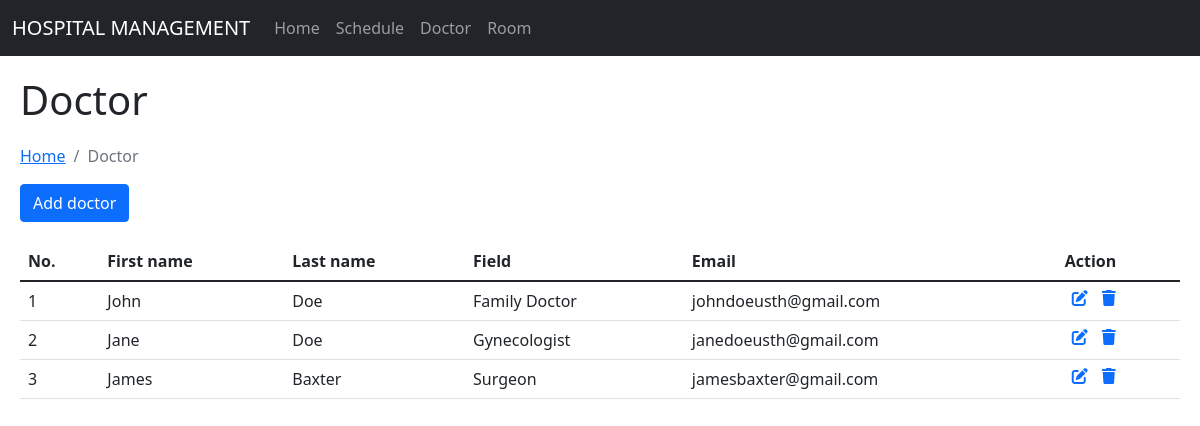
Screenshot of /main/doctor.php with the database file from the repository.
### tables this page shows
CREATE TABLE doctors(
            id          INTEGER,
            first_name  TEXT NOT NULL,
            last_name   TEXT,
            field       TEXT,  
            email       TEXT NOT NULL UNIQUE,
            PRIMARY KEY(id)
            );

### main/doctor.php (the view, shortened to what this page needs)
<?php
    include('static/config.php');
?>
<html lang="en">
<head>
    <link href="https://cdn.jsdelivr.net/npm/bootstrap@5.1.3/dist/css/bootstrap.min.css" rel="stylesheet">
    <link rel="stylesheet" href="../styles/styles.css">
</head>
<body>
    <div>
        <?php include('static/navbar.php'); ?>
    </div>
    <div class="title">
        <h1>Doctor</h1>
    </div>
    <div class="app">
        <div class="list-title margin">
            <nav aria-label="breadcrumb">
                <ol class="breadcrumb">
                    <li class="breadcrumb-item"><a href="index.php">Home</a></li>
                    <li class="breadcrumb-item active" aria-current="page">Doctor</li>
                </ol>
            </nav>
            <div class="div-button-add">
                <a href="add-doctor.php">
                    <button type="button" class="btn btn-primary">
                        Add doctor
                    </button>
                </a>
            </div>
        </div>
        <div class="list-body margin">
            <table class="table table-hover">
                <thead>
                    <tr>
                        <th>No.</th>
                        <th>First name</th>
                        <th>Last name</th>
                        <th>Field</th>
                        <th>Email</th>
                        <th>Action</th>
                    </tr>
                </thead>
                <tbody>
<?php
    $sql = mysqli_query($conn, "SELECT * FROM doctors;");
    $count = 1;
    while($row=mysqli_fetch_array($sql))
        {
?>
                    <tr>
                        <td><?php echo $count;?></td>
                        <td><?php echo $row['first_name'];?></td>
                        <td><?php echo $row['last_name'];?></td>
                        <td><?php echo $row['field'];?></td>
                        <td><?php echo $row['email'];?></td>
                        <td>
                            <div class="action-cell">
                                    <a  href="edit-doctor.php?id=<?php echo $row['id'];?>"
                                        class="icon-edit">
                                        <i class="fas fa-edit"></i>
                                    </a>
                                    <a  href="doctor.php?id=<?php echo $row['id']?>&del=delete"
                                        onClick="return confirm('Are you sure you want to delete?')"
                                        class="icon-edit">
                                        <i class="fas fa-trash"></i>
                                    </a>
                            </div>
                        </td>
                    </tr>
<?php
    $count=$count+1;
       }?>
                </tbody>
            </table>
        </div>
    </div>
</body>
</html>

### styles/styles.css (style rules this page uses)
.title { margin: 20px; }
.margin { margin: 20px; }
.icon-edit { padding:0px 7px 0px 7px; }
.action-cell { display: flex; flex-direction: row; width: 20px; }

### rows the page displays
doctors: first_name "John", last_name "Doe", field "Family Doctor", email "johndoeusth@gmail.com"
doctors: first_name "Jane", last_name "Doe", field "Gynecologist", email "janedoeusth@gmail.com"
doctors: first_name "James", last_name "Baxter", field "Surgeon", email "jamesbaxter@gmail.com"
